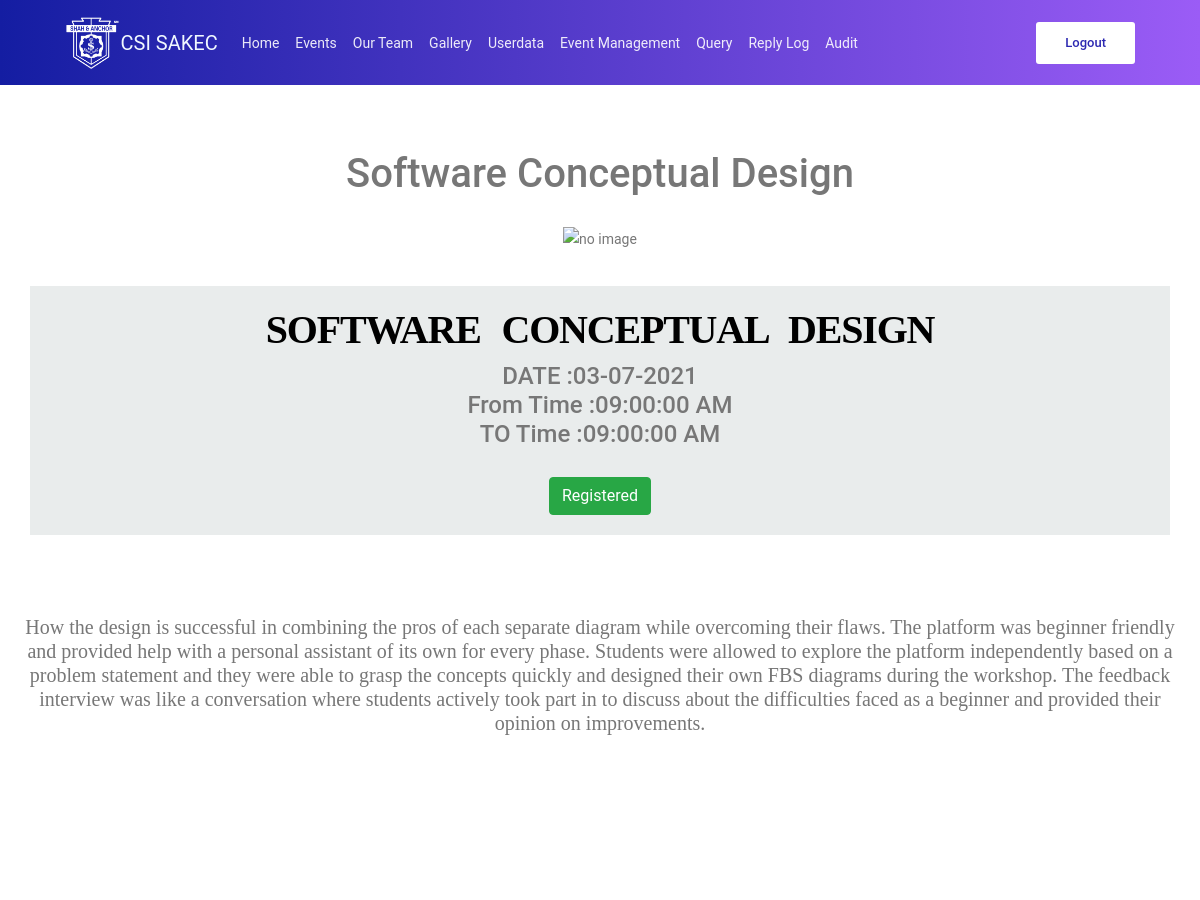
The app's page /event.php?event_id=43 (signed in, upper part), older data.
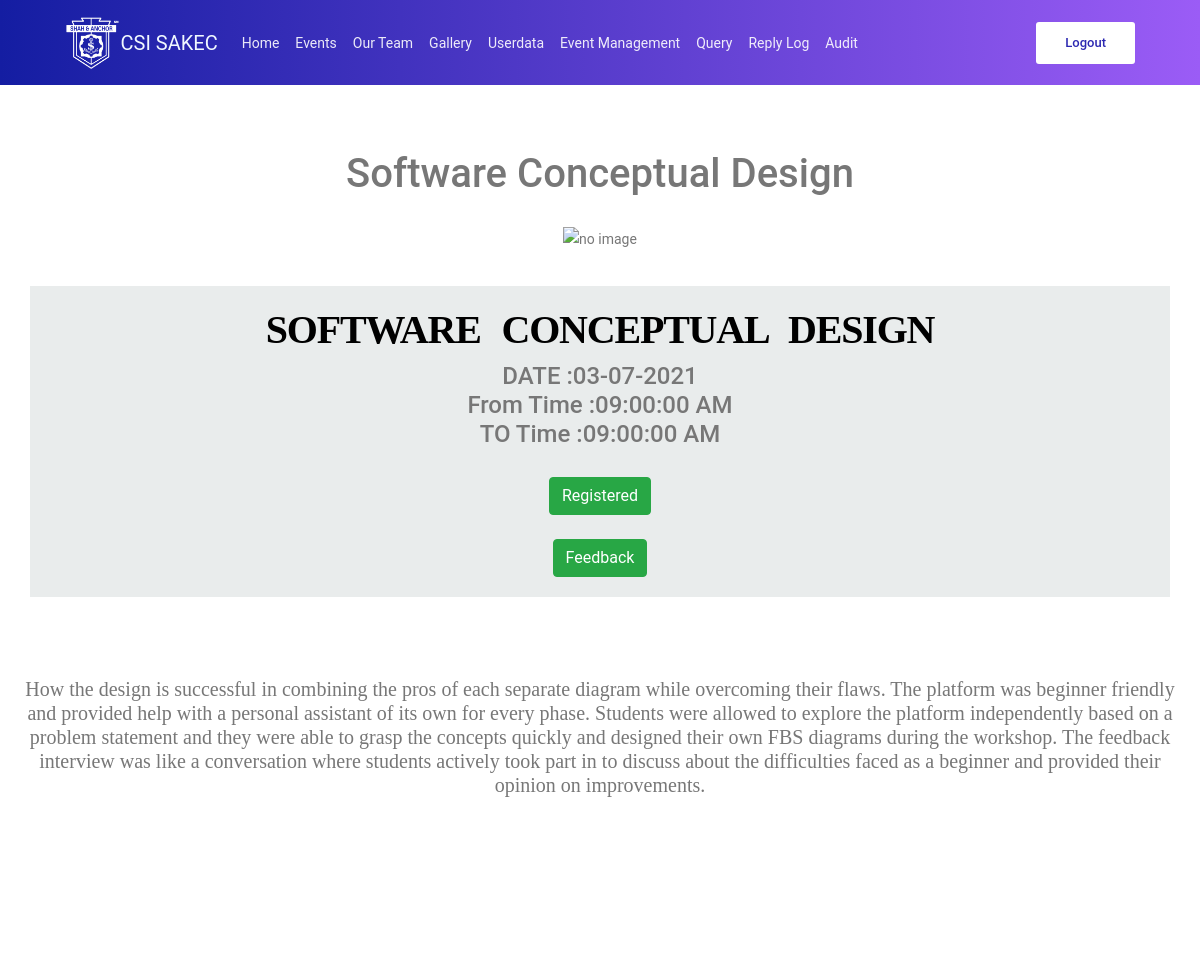
The same page, newer data.
### event.php (the view, shortened to what the changed rows need)
<!DOCTYPE html>
<html lang="en" xmlns="http://www.w3.org/1999/xhtml">
<head>
    <link rel="stylesheet" href="https://cdn.jsdelivr.net/npm/bootstrap@4.5.3/dist/css/bootstrap.min.css">
    <link rel="stylesheet" href="https://cdnjs.cloudflare.com/ajax/libs/animate.css/4.1.1/animate.min.css" />
    <link rel="stylesheet" href="https://use.fontawesome.com/releases/v5.6.3/css/all.css">
    <link rel="stylesheet" href="https://cdnjs.cloudflare.com/ajax/libs/font-awesome/4.7.0/css/font-awesome.min.css">
    <link rel="stylesheet" href="css/style.css?v=<?php echo time(); ?>">
    <link rel="stylesheet" href="css/event.css?v=<?php echo time(); ?>">
</head>
<body>
    <?php
    require_once "config.php";
    $event_id = $_GET['event_id'];
    $sqlevent = "SELECT * FROM event WHERE id='$event_id'";
    $queryevent = mysqli_query($conn, $sqlevent);
    $rowevent = mysqli_fetch_assoc($queryevent);
    ?>
    <div class="container ">
        <h1>
            <?php
            echo $rowevent['title'];
            ?>
        </h1>
        <div class="event-header">
            <h1> <?php echo $rowevent['subtitle']; ?></h1>
            <?php
            if (isset($_SESSION["email"])) {
                $email = $_SESSION["email"];
                $checkersql =
                    "SELECT `confirmed`
                    FROM `collection`,`userdata`
                    WHERE `collection`.`event_id`= '$event_id' AND `collection`.`user_id` = `userdata`.`id` AND `userdata`.`emailID` = '$email' ";
                $checker = mysqli_query($conn, $checkersql);
                $row1 = mysqli_fetch_assoc($checker);
                if (isset($row1["confirmed"])) {
                    if ($row1["confirmed"] == '1') {
            ?>
                        <?php
                            if($rowevent['feedback']==1){
                        ?>
                        <form action="feedback.php" method="GET">
                            <br>
                            <button type="submit" class="btn btn-success">Feedback</button>
                        </form>
                    <?php
                            }
                    } else {
                    ?>
                        <button type="button" class="btn btn-info">Waiting for Confrimation</button>
                    <?php
                    }
                }
            } else {
                ?>
                <a href="login.php?notlogin=true"> <button type="button" class="btn btn-primary">Register Now</button></a>
            <?php
            }
            ?>
        </div>
    </div>
</body>
</html>

Row changes from the older to the newer data that the page shows:
changed event "Software Conceptual Design": feedback 0 → 1 (drawn)
Text that changed along with them:
text now shown: "Feedback"
